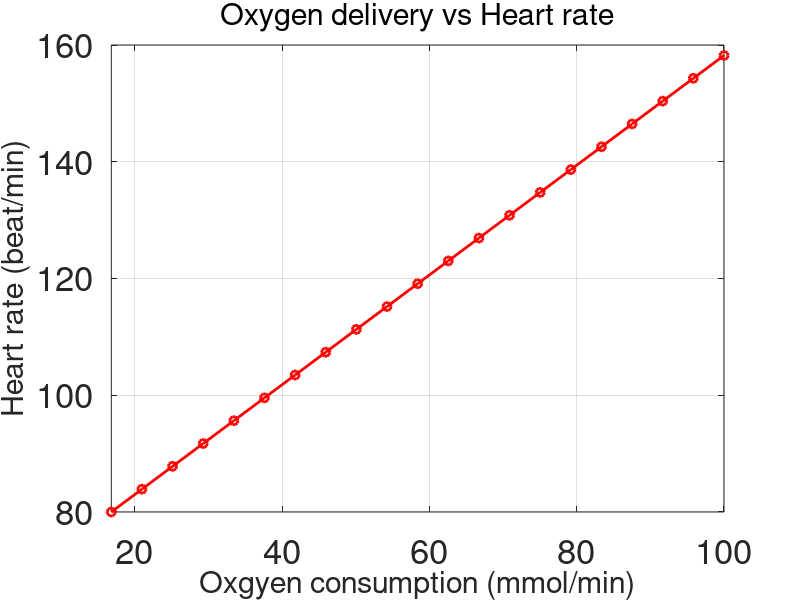
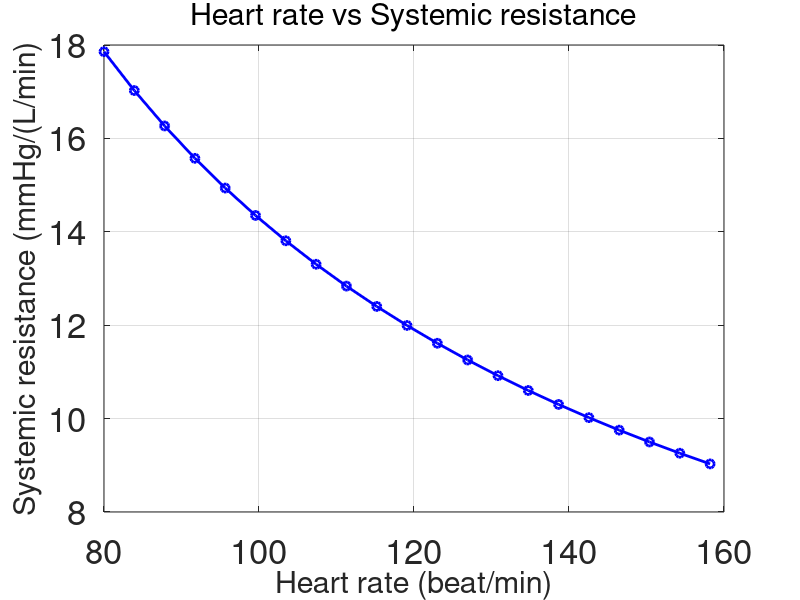

MATLAB code for these plots, in order:
% Excercise equation
% HR = 0.94 * (M - M0) + 80 (beats/min)
% M0 = 16.8 (mmol/min)
% 100 (mmHg) / (0.07 * HR) = Rs

M = (16.8 : 4.16 : 100) % roughly gives 20 data points 
HR = 0.94 * (M - 16.8) + 80
Rs = 100 ./ (0.07 * HR)

figure(1000)
plot(M, HR, '-ro','linewidth', 2)
set(gca,'FontSize',25)
title('Oxygen delivery vs Heart rate','FontSize',22,'FontWeight','Normal')                 
xlabel('Oxgyen consumption (mmol/min)','FontSize', 22) 
ylabel('Heart rate (beat/min)','FontSize', 22)
xlim([16.8 100])
grid on

figure(2000)
plot(HR, Rs, '-bo','linewidth', 2)
set(gca,'FontSize',25)
title('Heart rate vs Systemic resistance','FontSize',22,'FontWeight','Normal')               
xlabel('Heart rate (beat/min)','FontSize', 22) 
ylabel('Systemic resistance (mmHg/(L/min)','FontSize', 22)
grid on
